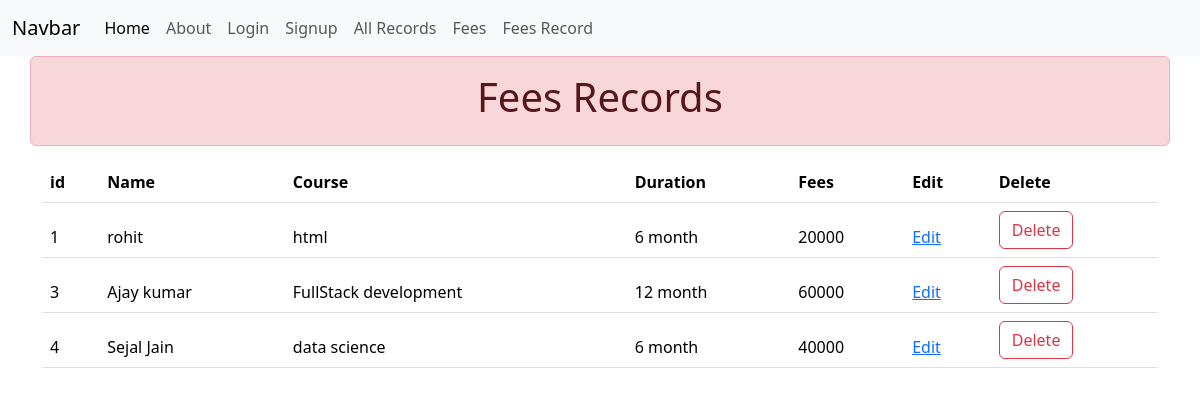
Before: /fees/feesRecord/ with the older database file.
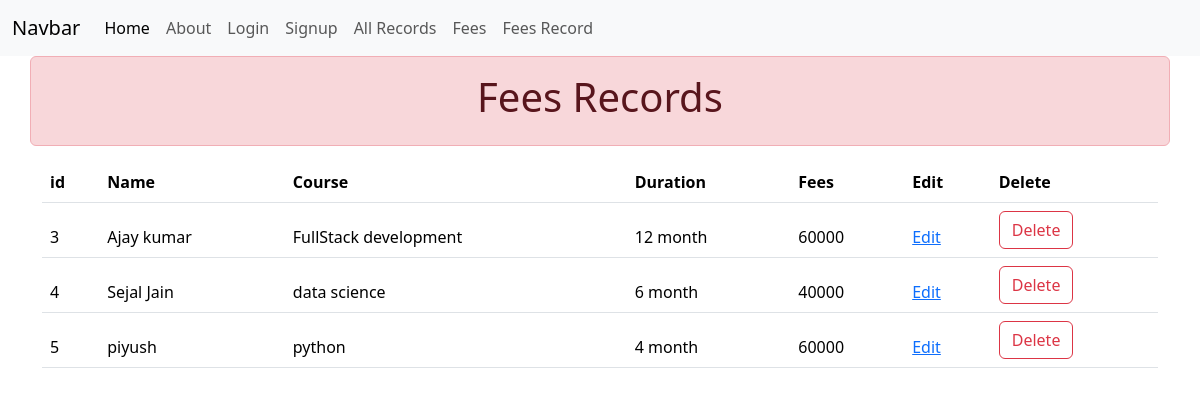
After: the same page with the newer database file.
### fees/models.py (models this page shows, shortened)
class Fees(models.Model):
    name = models.CharField(max_length=100)
    course = models.CharField(max_length=100)
    duration = models.CharField(max_length=50)
    fees = models.IntegerField()

### fees/views.py (the view)
# urls.py: path('feesRecord/',views.showRecords,name='showRecords'),
def showRecords(request):
    records =Fees.objects.all()
    context = {
        'records': records
    }
    return render(request,'fees/feesRecord.html',context)

### templates/fees/feesRecord.html (shortened to what this page needs)
{% extends '../base.html'%}
{%block content%}
      <div class="container alert alert-danger">
        <h1 class="text-center">Fees Records</h1>
      </div>
      <div class="container">
        <table class="table">
          <thead>
            <tr>
              <th>id</th>
              <th>Name</th>
              <th>Course</th>
              <th>Duration</th>
              <th>Fees</th>
              <th>Edit</th>
              <th>Delete</th>
            </tr>
          {% for record in records %}
            <tr>
              <td>{{ record.id }}</td>
              <td>{{ record.name }}</td>
              <td>{{ record.course }}</td>
              <td>{{ record.duration }}</td>
              <td>{{ record.fees}}</td>
              <td>
                <a href="{% url 'FeesEdit' record.id %}">Edit</a>
              </td>
              <td>
                <a href="{% url 'Feesdelete' record.id %}" class="btn btn-outline-danger">Delete</a>
              </td>
            </tr>
          {% endfor %}
          </thead>
        </table>
      </div>
  </body>
</html>
{% endblock %}

### templates/base.html (shortened to what this page needs)
<!doctype html>
<html lang="en">
  <head>
    <link href="https://cdn.jsdelivr.net/npm/bootstrap@5.3.2/dist/css/bootstrap.min.css" rel="stylesheet">
  </head>
  <body>
    <nav class="navbar navbar-expand-lg bg-body-tertiary">
        <div class="container-fluid">
          <a class="navbar-brand" href="#">Navbar</a>
          <div class="collapse navbar-collapse" id="navbarSupportedContent">
            <ul class="navbar-nav me-auto mb-2 mb-lg-0">
              <li class="nav-item">
                <a class="nav-link active" aria-current="page" href="{% url 'course' %}">Home</a>
              </li>
              <li class="nav-item">
                <a class="nav-link" href="{% url 'about' %}">About</a>
              </li>
              <li class="nav-item">
                <a class="nav-link" href="{% url 'login' %}">
                  Login
                </a>
              </li>
              <li class="nav-item">
                <a class="nav-link" href="{% url 'create' %}">
                 Signup
                </a>
              </li>
              <li class="nav-item">
                <a class="nav-link" href="{% url 'read' %}">
                 All Records
                </a>
              </li>
              <li class="nav-item">
                <a class="nav-link" href="{% url 'Fees' %}">
                 Fees
                </a>
              </li>
              <li class="nav-item">
                <a class="nav-link" href="{% url 'showRecords' %}">
                 Fees Record
                </a>
              </li>
            </ul>
          </div>
        </div>
      </nav>
      {%block content%}{% endblock %}

Changed rows visible on the page:
removed Fees: id "1", name "rohit", course "html", duration "6 month", fees "20000"
added Fees: id "5", name "piyush", course "python", duration "4 month", fees "60000"
